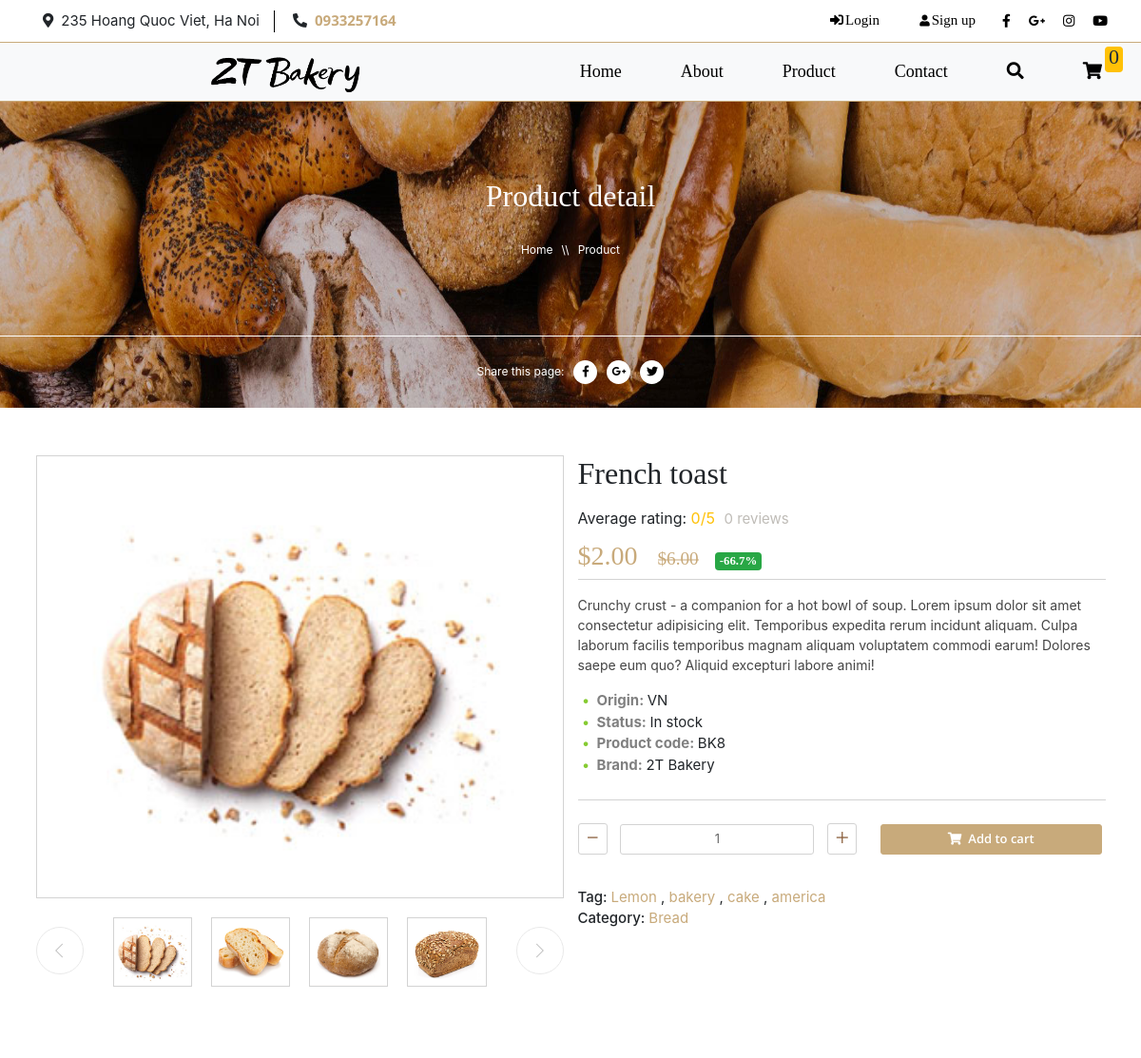
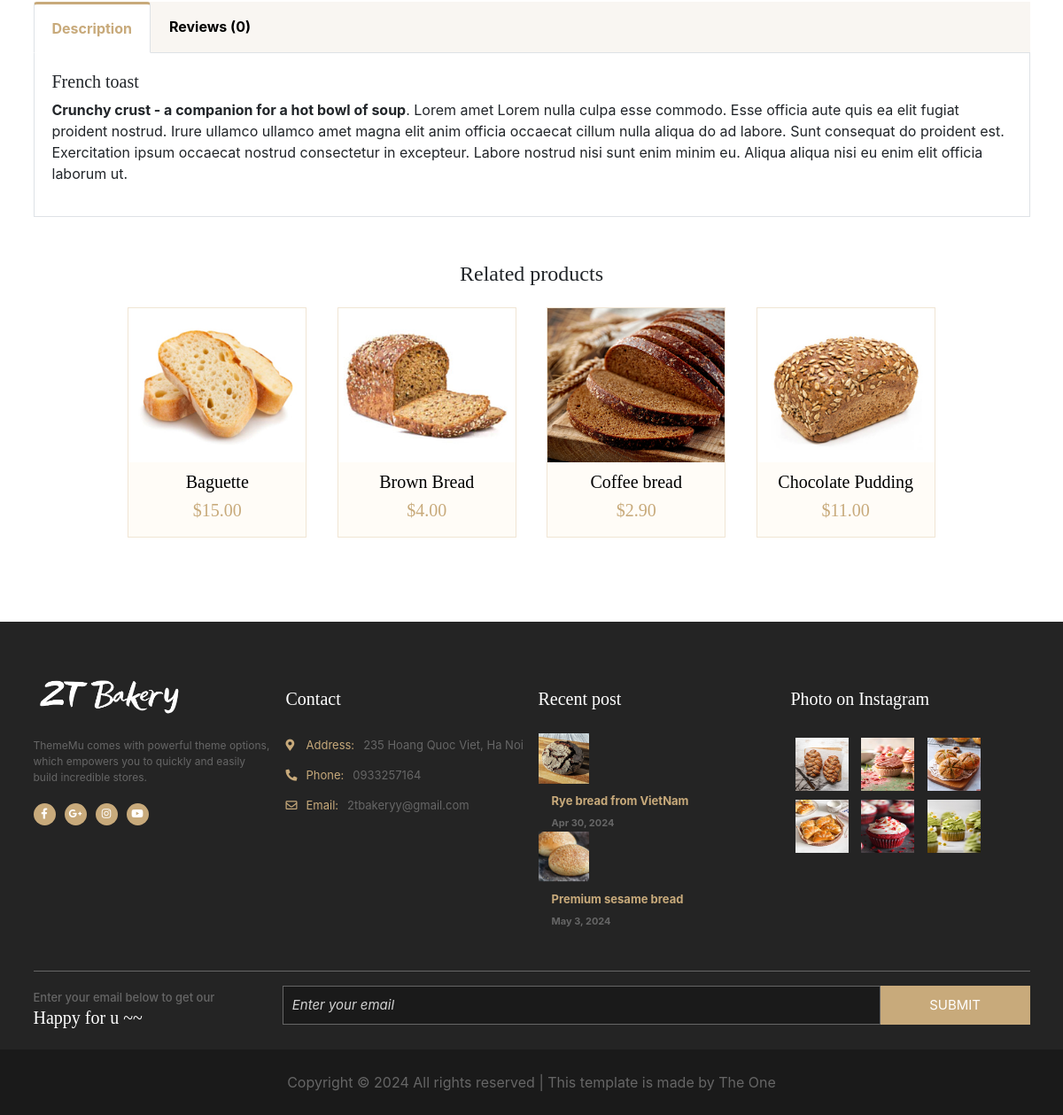
Page /?controller=product&action=productDetail&id=8 on the committed database (2 pictures, top to bottom).
### tables this page shows
CREATE TABLE `product` (
  `id` int(11) NOT NULL,
  `name` varchar(200) NOT NULL,
  `image` varchar(200) NOT NULL,
  `price` float(9,3) NOT NULL,
  `sale_price` float(9,3) DEFAULT 0.000,
  `description` text DEFAULT NULL,
  `origin` varchar(100) NOT NULL,
  `quantity` int(11) NOT NULL DEFAULT 1,
  `status` tinyint(1) DEFAULT 1 COMMENT '1 là hiển thị, 0 ẩn',
  `category_id` int(11) NOT NULL,
  `created_at` date DEFAULT current_timestamp(),
  `updated_at` date DEFAULT current_timestamp()
);

CREATE TABLE `category` (
  `id` int(11) NOT NULL,
  `name` varchar(100) NOT NULL,
  `status` tinyint(1) DEFAULT 1 COMMENT '1 là hiển thị, 0 ẩn',
  `priority` tinyint(4) DEFAULT 1,
  `created_at` date DEFAULT current_timestamp(),
  `updated_at` date DEFAULT current_timestamp()
);

### Application/Controllers/BaseController.php (called while the page is built, shortened)
<?php
class BaseController
{
    protected function view($path, array $data = [])
    {
        return require('./Application/' . self::VIEW_FOLDER_NAME . '/' . str_replace('.', '/', $path) . '.php');
    }
}

### Application/Controllers/ProductController.php (called while the page is built, shortened)
<?php
class ProductController extends BaseController
{
    protected $productModel;
    protected $categoryModel;
    protected $reviewModel;
    protected $banners;
    protected $userModel;
    public function __construct()
    {
        $this->userModel = new UserModel;
        $this->reviewModel = new ReviewModel;
        $this->bannerModel = new BannerModel;
        $this->productModel = new ProductModel;
        $this->categoryModel = new CategoryModel;
        $this->banners["product-detail"] = $this->bannerModel->findBannerBySite('Product Detail');
    }
    public function productDetail()
    {
        $productId = $_GET['id'] ?? null;
        $pro = $this->productModel->getProductById($productId);
        $cat = $this->categoryModel->findCategoryById(['*'], $pro['category_id']);
        $pro_same_cat = $this->productModel->getByCategoryId($pro['category_id'], $productId);
        $reviews = $this->reviewModel->getAllReviewByProductId($productId);
        $user = !empty($_SESSION['user']) ? $this->userModel->findUserById(['*'], $_SESSION['user']['id']) : null;
        $avg = $this->reviewModel->getAvgRating($productId);
        if ($avg['rating'] == NULL) {
            $avg['rating'] = 0;
        }
        return $this->view('site.product.product_detail', [
            'banners' => $this->banners["product-detail"],
            'pro' => $pro,
            'pro_same_cat' => $pro_same_cat,
            'cat' => $cat,
            'reviews' => $reviews,
            'avg' => $avg,
            'user' => $user
        ]);
    }
}

### Core/Database.php (called while the page is built, shortened)
<?php
class Database
{
    public function connect()
    {
        $connect = mysqli_connect(self::HOST, self::USERNAME, self::PASSWORD, self::DB_NAME);
        mysqli_set_charset($connect, "utf8");
        if (mysqli_connect_errno() === 0) {
            return $connect;
        }
        return false;
    }
}

### Application/Models/ProductModel.php (called while the page is built, shortened)
<?php
class ProductModel extends BaseModel
{
    public function getByCategoryId($categoryId, $productId = null)
    {
        $sql = "SELECT * FROM " . self::TABLE . " WHERE category_id = ${categoryId} order by id DESC";
        if ($productId) {
            $sql = "SELECT * FROM " . self::TABLE . " WHERE category_id = ${categoryId} and id !=${productId}";
        }
        return $this->getByQuery($sql);
    }
    public function getProductById($productId)
    {
        $sql = "SELECT product.*, category.name as category_name FROM product JOIN category ON
         product.category_id = category.id WHERE product.id = ${productId}";
        $query = $this->_query($sql);
        return mysqli_fetch_assoc($query);
    }
}

### Application/Models/BaseModel.php (called while the page is built, shortened)
<?php
class BaseModel extends Database
{
    protected $connect;
    public function __construct()
    {
        $this->connect = $this->connect();
    }
    public function find($table, $select = ['*'], $id)
    {
        $column =  implode(',', $select);
        $sql = "SELECT ${column} FROM $table WHERE id = ${id}";
        $query = $this->_query($sql);
        return mysqli_fetch_assoc($query);
    }
    public function getFirstByQuery($sql)
    {
        $query = $this->_query($sql);
        return mysqli_fetch_assoc($query);
    }
    public function getByQuery($sql)
    {
        $query = $this->_query($sql);
        $data = [];
        while (($row = mysqli_fetch_assoc($query))) {
            array_push($data, $row);
        }
        return $data;
    }
    public function _query($sql)
    {
        return mysqli_query($this->connect, $sql);
    }
}

### Application/Models/ReviewModel.php (called while the page is built, shortened)
<?php
class ReviewModel extends BaseModel
{
    public function getAvgRating($id)
    {
        $sql = "SELECT  round(AVG(rating),1) as rating from review where review.product_id = $id";
        return $this->getFirstByQuery($sql);
    }
    public function getAllReviewByProductId($id)
    {
        $sql = "SELECT review.*, account.fname, account.lname from review, account where review.account_id = account.id and review.product_id = $id order by review.created_at DESC";
        return $this->getByQuery($sql);
    }
}

### Application/Models/CategoryModel.php (called while the page is built, shortened)
<?php
class CategoryModel extends BaseModel
{
    public function findCategoryById($select = ['*'], $id)
    {
        return $this->find(self::TABLE, $select, $id);
    }
}

### Application/Views/site/product/product_detail.php (the view, shortened to what this page needs)
<section class="banner product-detail-banner">
    <div class="container-fluid banner-title">
        <div class="row">
            <div class="col-md-12">
                <h2 id="motto">Product detail</h2>
                <span>Home</span> &nbsp;<span>\\</span> &nbsp;<span>Product</span>
            </div>
        </div>
    </div>
    <div class="container-fluid banner-share">
        <div class="row">
            <span>Share this page:</span>
            <div class="banner-social">
                <a href="#"><i class="fab fa-facebook-f"></i></a>
                <a href="#"><i class="fab fa-google-plus-g"></i></a>
                <a href="#"><i class="fab fa-twitter"></i></a>
            </div>
        </div>
    </div>
</section>
<section class="product-details p-50">
    <div class="container">
        <div class="row">
            <div class="col-md-6">
                <div class="product__details__pic">
                    <div class="product-detail-big-pic">
                        <img src="./public/uploads/<?= $pro["image"] ?>" alt="">
                    </div>
                    <div id="carouselId" class="carousel slide" data-ride="carousel">
                        <div class="carousel-inner" role="listbox">
                            <div class="carousel-item active">
                                <div class="d-none d-lg-block">
                                    <div class="slide-box">
                                        <img class="product-img-item" src="./public/uploads/bread-8.jpg"
                                            alt="First slide">
                                        <img class="product-img-item" src="./public/uploads/bread-9.png"
                                            alt="First slide">
                                        <img class="product-img-item" src="./public/uploads/bread-10.png"
                                            alt="First slide">
                                        <img class="product-img-item" src="./public/uploads/bread-11.png"
                                            alt="First slide">
                                    </div>
                                </div>
                            </div>
                        </div>
                        <a class="carousel-control-prev" href="#carouselId" role="button" data-slide="prev">
                            <i class="ti ti-angle-left"></i>
                        </a>
                        <a class="carousel-control-next" href="#carouselId" role="button" data-slide="next">
                            <i class="ti ti-angle-right"></i>
                        </a>
                    </div>
                </div>
            </div>
            <div class="col-md-6">
                <div class="product__details__text">
                    <h2 style="margin-bottom: 1rem"><?= $pro["name"] ?></h2>
                    <div class="rating">
                        <span>Average rating:</span><span style="color: #ffc107">
                            <?= round($avg['rating'], 1) ?>/5</span>
                        <span id="customer-review-no"> <?= sizeof($reviews) ?> reviews</span>
                        <?php if ($pro['sale_price'] < $pro['price'] && $pro['sale_price'] > 0) : ?>
                        <h3 class="product__details__price">$<?= number_format($pro["sale_price"], 2, '.', '') ?> &nbsp;
                            <span class="strikeout"
                                style="font-size:1.2rem">$<?= number_format($pro["price"], 2, '.', '') ?></span>
                            <span style="font-size: 0.8rem"
                                class="badge badge-success">-<?= round((1 - ($pro['sale_price'] / $pro['price'])) * 100, 1) ?>%</span>
                        </h3>
                        <?php else : ?>
                        <h3 class="product__details__price">$<?= number_format($pro["price"], 2, '.', '') ?> </h3>
                        <?php endif; ?>
                    </div>
                    <p class="p-desc"><?= $pro["description"] ?>. Lorem ipsum dolor sit amet consectetur adipisicing
                        elit. Temporibus expedita rerum
                        incidunt aliquam. Culpa laborum facilis temporibus magnam aliquam voluptatem commodi earum!
                        Dolores saepe eum quo? Aliquid excepturi labore animi!</p>
                    <ul class="pro-info-list">
                        <li><span>Origin: </span><?= strtoupper($pro["origin"]) ?></li>
                        <li><span>Status: </span>In stock</li>
                        <li><span>Product code: </span> BK<?= $pro["id"] ?>
                        </li>
                        <li><span>Brand: </span>2T Bakery</li>
                    </ul>
                    <div class="product__details__button">
                        <form action="./?controller=cart&action=addQuantity&id=<?= $pro['id'] ?>" method="POST"
                            class="add-quantity-form">
                            <div class="pro-qty">
                                <div class="dec qtybtn" onclick="decrease(<?= $pro['id'] ?>)"><i
                                        class="ti ti-minus"></i></div>
                                <input type="number" value="1" id="<?= $pro['id'] ?>quantity" name="more" min="1">
                                <div class="inc qtybtn" onclick="increase(<?= $pro['id'] ?>)"><i class="ti ti-plus"></i>
                                </div>
                            </div>
                            <a class="add-to-cart-pro-detail"><button type="submit"><i class="fas fa-shopping-cart"
                                        style="font-size:13px"></i><span>Add to
                                        cart</span></button></a>
                        </form>
                    </div>
                    <div class="product__details__more">
                        <div class="tag"> <span class="more-title">Tag: </span>
                            <ul>
                                <li><a href="#">Lemon</a><span> ,</span></li>
                                <li><a href="#">bakery</a><span> ,</span></li>
                                <li><a href="#">cake</a><span> ,</span></li>
                                <li><a href="#">america</a></li>
                            </ul>
                        </div>
                        <div class="category"> <span class="more-title">Category: </span>
                            <ul>
                                <li><a href="#"><?= $cat['name'] ?></a></li>
                            </ul>
                        </div>
                    </div>
                </div>
            </div>
            <div class="col-lg-12">
                <div class="product__details__tab p-50">
                    <ul class="nav nav-tabs" role="tablist">
                        <li class="nav-item">
                            <a class="nav-link  active desc-tab" id="desc-tab" data-toggle="tab" href="#tabs-1"
                                role="tab"
                                onclick="document.getElementById('rev-tab').classList.remove('active');this.classList.add('active') ;document.getElementById('tabs-1').classList.add('active');document.getElementById('tabs-2').classList.remove('active')">Description</a>
                        </li>
                        <li class="nav-item">
                            <a class="nav-link rev-tab" id="rev-tab" data-toggle="tab" href="#tabs-2" role="tab"
                                onclick="document.getElementById('desc-tab').classList.remove('active');this.classList.add('active');document.getElementById('tabs-1').classList.remove('active');document.getElementById('tabs-2').classList.add('active')">
                                Reviews (<?= sizeof($reviews) ?>)</a>
                        </li>
                    </ul>
                    <div class="tab-content">
                        <div class="tab-pane  active" id="tabs-1" role="tabpanel">
                            <h5><?= $pro["name"] ?></h5>
                            <p><b><?= $pro["description"] ?></b>. Lorem amet Lorem nulla culpa esse commodo. Esse
                                officia aute quis ea elit
                                fugiat proident nostrud. Irure ullamco ullamco amet magna elit anim officia occaecat
                                cillum nulla aliqua do ad labore. Sunt consequat do proident est. Exercitation ipsum
                                occaecat nostrud consectetur in excepteur. Labore nostrud nisi sunt enim minim eu.
                                Aliqua aliqua nisi eu enim elit officia laborum ut.</p>
                        </div>
                    </div>
                </div>
            </div>
        </div>
        <div class="row">
            <div class="col-lg-12  ">
                <div class="related__title text-center">
                    <h4>Related products</h4>
                </div>
                <div class="content-block">
                    <ul id='pro-list'>
                        <?php foreach ($pro_same_cat as $pro) : ?>
                        <li>
                            <a href="./?controller=product&action=productDetail&id=<?= $pro['id'] ?>">
                                <div class="pro-block">
                                    <div class="pro-img"><img src="./public/uploads/<?= $pro["image"] ?>">
                                    </div>
                                    <div class="pro-info">
                                        <h5><?= $pro["name"] ?></h5>
                                        <h5>$<?= number_format($pro['sale_price'] > 0 ? $pro['sale_price'] : $pro['price'], 2, '.', '') ?>
                                        </h5>
                                    </div>
                                </div>
                            </a>
                        </li>
                        <?php endforeach; ?>
                    </ul>
                </div>
            </div>
        </div>
    </div>
</section>

### rows in the picture
product: image (picture), name "French toast", sale_price "2.00", price "6.00", (1 - ($pro['sale_price'] / $pro['price'])) * 100 "66.7", description "Crunchy crust - a companion for a hot bowl of soup", origin "VN", id "8"
category: name "Bread"
product: image (picture), name "Baguette", sale_price "15.00"
product: image (picture), name "Brown Bread", sale_price "4.00"
product: image (picture), name "Coffee bread", sale_price "2.90"
product: image (picture), name "Chocolate Pudding", sale_price "11.00"

### other values in the picture
$_SESSION['total_quantity'] "0"
$avg['rating'] "0"
sizeof($reviews) "0"
